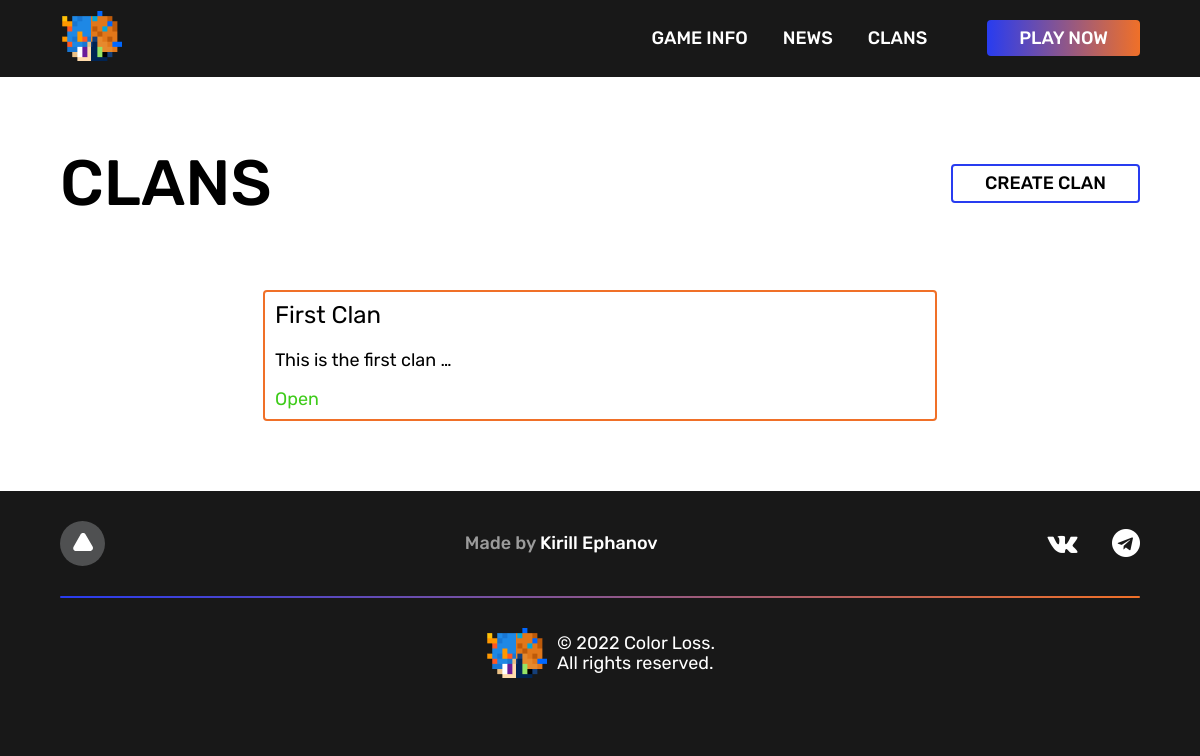
Page /clans/ on the earlier database version.
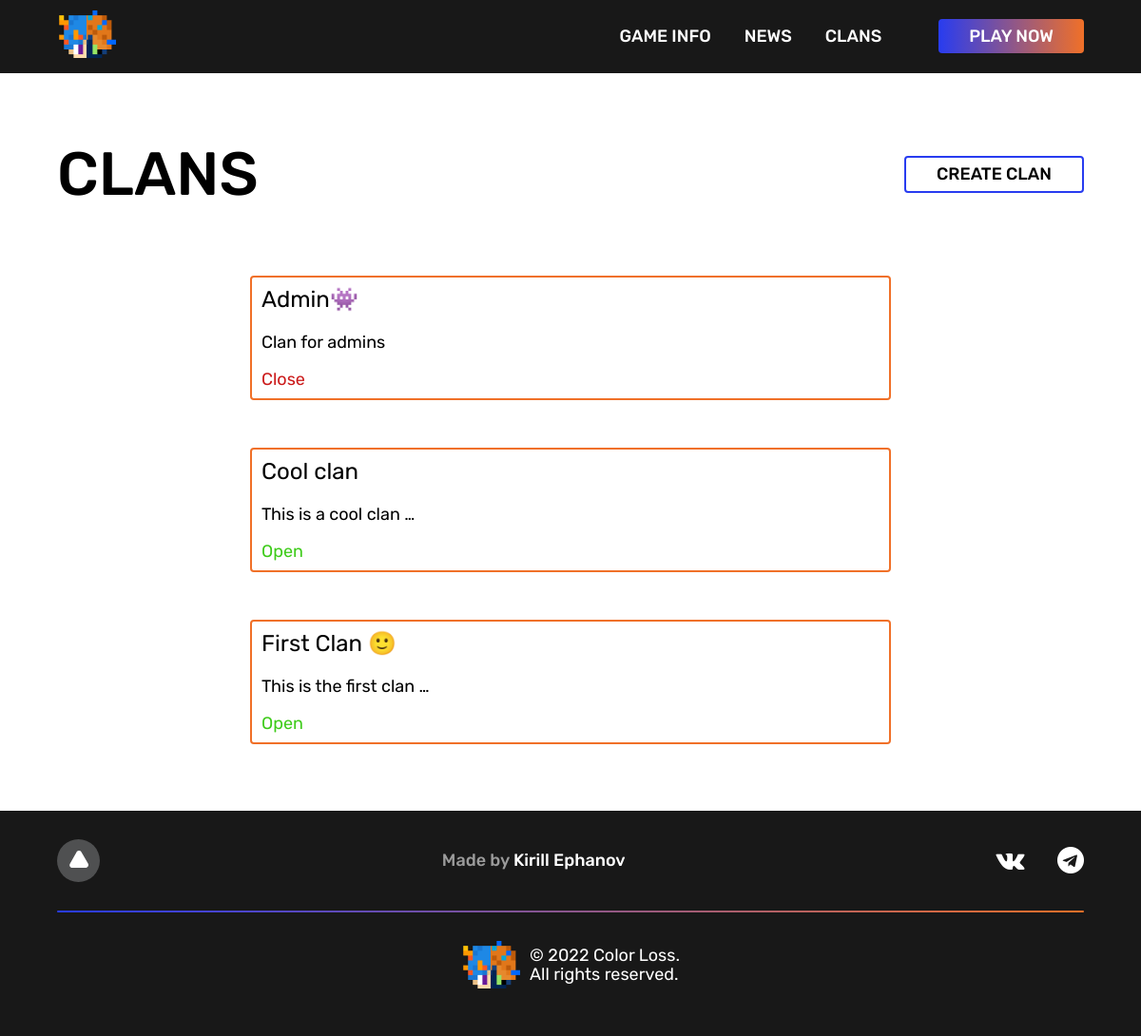
Same page on the later database version.
### color_loss_app/models.py (models this page shows, shortened)
class Clan(models.Model):
    clan_name = models.CharField(max_length=50, db_index=True, verbose_name='Сlan name')
    clan_description = models.TextField(max_length=250, blank=True, verbose_name='Description')
    clan_is_open = models.BooleanField(blank=True, verbose_name='Is open')
    class Meta:
        verbose_name = 'Clan'
        verbose_name_plural = 'Clans'
        ordering = ['clan_name']

### color_loss_app/views.py (the view)
# urls.py: path('clans/', clans_page, name='clans'),
def clans_page(request):
    clans = Clan.objects.all()
    context = {'clans': clans}
    return render(request=request, template_name='color_loss_app/clans.html', context=context)

### color_loss_app/templates/color_loss_app/clans.html
{% extends 'base.html' %}
{% block content %}
    <section>
        <div class="wrapper">
            <div class="clans-page__container">
                <div class="clans-page__title-container">
                    <h1 class="page-title">
                        Clans
                    </h1>
                    {% if request.user.is_authenticated %}
                    <a href="{% url 'create_clan' %}" class="create-clan-btn">Create clan</a>
                    {% else %}
                    <a href="{% url 'login' %}" class="create-clan-btn">Create clan</a>
                    {% endif %}
                </div>
                <div class="clans-page__content">
                    {% for item in clans %}
                    <a href="{% url 'clan' item.pk %}" class="clan-card-link">
                        <div class="clan-card">
                            <p class="clan-card__title">
                                {{ item.clan_name|truncatechars:15 }}
                            </p>
                            <p class="clan-card__description">
                                {{ item.clan_description|safe|linebreaks|truncatewords:5 }}
                            </p>
                            {% if item.clan_is_open %}
                            <p class="clan-card__status-open">
                                Open
                            </p>
                            {% else %}
                            <p class="clan-card__status-close">
                                Close
                            </p>
                            {% endif %}
                        </div>
                    </a>
                    {% endfor %}
                </div>
            </div>
        </div>
    </section>
{% endblock %}

Differences in the rows shown:
added Clan: clan_name "Admin👾", clan_description "Clan for admins", clan_is_open "Close"
added Clan: clan_name "Cool clan", clan_description "This is a cool clan …", clan_is_open "Open"
changed Clan "This is the first clan …": clan_name "First Clan" → "First Clan 🙂"
